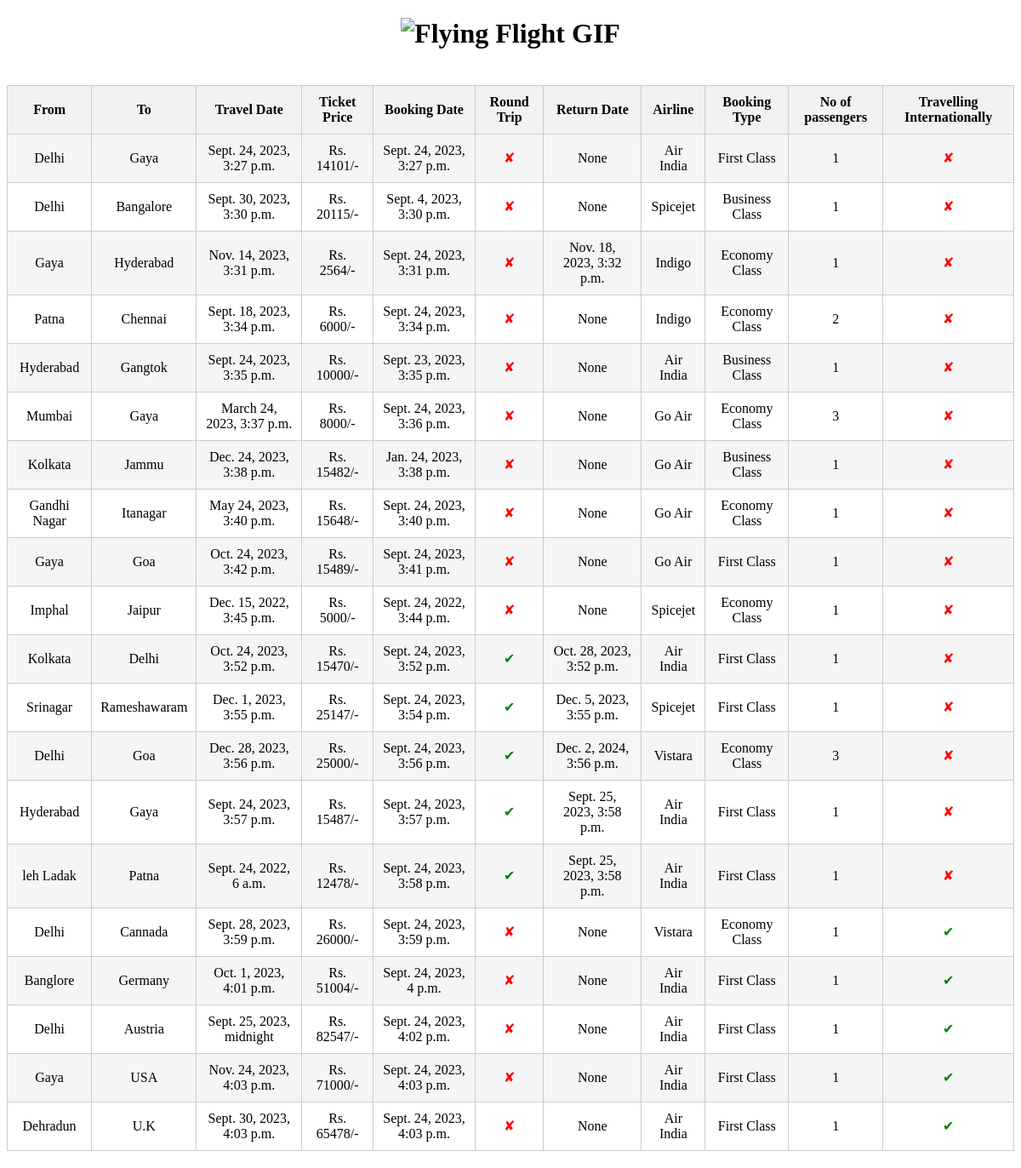
The app's page /dashboard/Graphs/ with its own data.
### dashboard/models.py (models this page shows, shortened)
class Airbooking(models.Model):
    From = models.CharField(null=True, max_length=100)
    To = models.CharField(null=True, max_length=100)
    booking_date = models.DateTimeField(null=True)
    Travel_date = models.DateTimeField(null=True)
    Is_round = models.BooleanField(null=True, default=False)
    Round_from = models.CharField(null=True, max_length=100, blank=True)
    round_To = models.CharField(null=True, max_length=100, blank=True)
    round_travel_date = models.DateTimeField(null=True, blank=True)
    Airline = models.CharField(max_length=100, choices=AIRLINE_CHOICES, default="none")
    Travel_type = models.CharField(max_length=100, choices=CLASS_TYPE_CHOICES, default="none")
    No_of_passeengers = models.IntegerField(default=1)
    Price = models.IntegerField(null=True)
    International_trip = models.BooleanField(default=False)

### dashboard/views.py (the view)
# urls.py: path("Graphs/", views.Graphs)
def Graphs(request):
    context={}
    if request.method == 'POST':
        pass
    else:
        year=2023
        monthly_totals = (
            Airbooking.objects
            .filter(Travel_date__year=year,International_trip=False,Is_round=False)  # Filter by the given year (e.g., 2023)
            .annotate(month=ExtractMonth('Travel_date'))
            .values('month')
            .annotate(total_price=Sum('Price'))
            .order_by('month')
        )
        month_totals = {entry['month']: entry['total_price'] for entry in monthly_totals}
        formatted_monthly_totals = []
        for month in range(1, 13):# because range counts n-1
            month_name = date(year, month, 1).strftime('%B') # here its getting the full month name
            total_price = month_totals.get(month, 0) # default value for the months which don't have any amount
            formatted_monthly_totals.append({'month': month_name, 'total_price': total_price})# here we are appending the values for the frontend
        context['one_way']=formatted_monthly_totals # passing it for the frontend  ! rememeber the context here in bracket can be rendered from frontend.
        flights = (
        Airbooking.objects
        .values('Airline')
        .annotate(total_price=Sum('Price'))
    )
        airline_income = []
        for flight in flights:
            airline_name = flight['Airline']
            total_price = flight['total_price']
            airline_income.append({'Airline': airline_name, 'total_price': total_price})
        context['Airlines']=airline_income
        round_trips = Airbooking.objects.filter(Is_round=True).count()
        International=Airbooking.objects.filter(International_trip=True).count()
        one_way_domestic =Airbooking.objects.filter(Is_round=False,International_trip=False).count()
        one_way_international =Airbooking.objects.filter(Is_round=False,International_trip=False).count()
        context[ 'round_trips']= round_trips
        context['International']=International
        context[ 'one_way_domestic']=one_way_domestic
        context['one_way_international']= one_way_international
        airbooking_details=Airbooking.objects.all()
        context['details']=airbooking_details
        return render(request,'dashboard.html',context)

### templates/dashboard.html (shortened to what this page needs)
<!DOCTYPE html>
{% load static %}
<html lang="en">
<head>
</head>
<body>
	<header>
        <h1 class="animated-text">
			<img src="{% static 'flight.gif' %}" alt="Flying Flight GIF">
        </h1>
    </header>
	<div id ="mytable">
		<table>
			<tr>
				<th style="text-align:center">From</th>
				<th>To</th>
				<th>Travel Date</th>
				<th>Ticket Price</th>
				<th>Booking Date</th>
				<th>Round Trip</th>
				<th>Return Date</th>
				<th>Airline</th>
				<th>Booking Type</th>
				<th>No of passengers</th>
				<th>Travelling Internationally</th>
			  </tr>
			  {% for detail in details %}
			  <tr>
				<td style="text-align:center">{{detail.From}}</td>
				<td style="text-align:center"> {{detail.To}}</td>
				<td style="text-align:center">{{detail.Travel_date}}</td>
				<td style="text-align:center">Rs. {{detail.Price}}/-</td>
				<td style="text-align:center">{{detail.booking_date}}</td>
				<td style="text-align:center">
{% if detail.Is_round %}
<span style ="color:green"> &#10004;</span>
{% else %}
<span style="color: red;">&#10008;</span>
{% endif %}
</td>
				<td style="text-align:center">{{detail.round_travel_date}}</td>
				<td style="text-align:center">{{detail.get_Airline_display}}</td>
				<td style="text-align:center">{{detail.get_Travel_type_display}}</td>
				<td style="text-align:center">{{detail.No_of_passeengers}}</td>
				<td style="text-align:center">
					{% if detail.International_trip %}
						<span style="color: green;">&#10004;</span>
					{% else %}
						<span style="color: red;">&#10008;</span>
					{% endif %}
				</td>
			  </tr>
			  {% endfor %}
		</table>
	</div>
</body>
</html>

### templates/dashboard.html (style rules this page uses)
table { width: 100%; border-collapse: collapse; margin: 20px 0; }
th, td { padding: 10px; text-align: center; border: 1px solid #ccc; }
th { background-color: #f2f2f2; font-weight: bold; }
tr:nth-child(even) { background-color: #f5f5f5; }
.animated-text { animation: fly 15s linear infinite; text-align: center; }

### records on screen
Airbooking: From "Delhi", To "Gaya", Travel_date "Sept. 24, 2023, 3:27 p.m.", Price "14101", booking_date "Sept. 24, 2023, 3:27 p.m.", round_travel_date "None", Airline "Air India", Travel_type "First Class", No_of_passeengers "1"
Airbooking: From "Delhi", To "Bangalore", Travel_date "Sept. 30, 2023, 3:30 p.m.", Price "20115", booking_date "Sept. 4, 2023, 3:30 p.m.", round_travel_date "None", Airline "Spicejet", Travel_type "Business Class", No_of_passeengers "1"
Airbooking: From "Gaya", To "Hyderabad", Travel_date "Nov. 14, 2023, 3:31 p.m.", Price "2564", booking_date "Sept. 24, 2023, 3:31 p.m.", round_travel_date "Nov. 18, 2023, 3:32 p.m.", Airline "Indigo", Travel_type "Economy Class", No_of_passeengers "1"
Airbooking: From "Patna", To "Chennai", Travel_date "Sept. 18, 2023, 3:34 p.m.", Price "6000", booking_date "Sept. 24, 2023, 3:34 p.m.", round_travel_date "None", Airline "Indigo", Travel_type "Economy Class", No_of_passeengers "2"
Airbooking: From "Hyderabad", To "Gangtok", Travel_date "Sept. 24, 2023, 3:35 p.m.", Price "10000", booking_date "Sept. 23, 2023, 3:35 p.m.", round_travel_date "None", Airline "Air India", Travel_type "Business Class", No_of_passeengers "1"
Airbooking: From "Mumbai", To "Gaya", Travel_date "March 24, 2023, 3:37 p.m.", Price "8000", booking_date "Sept. 24, 2023, 3:36 p.m.", round_travel_date "None", Airline "Go Air", Travel_type "Economy Class", No_of_passeengers "3"
Airbooking: From "Kolkata", To "Jammu", Travel_date "Dec. 24, 2023, 3:38 p.m.", Price "15482", booking_date "Jan. 24, 2023, 3:38 p.m.", round_travel_date "None", Airline "Go Air", Travel_type "Business Class", No_of_passeengers "1"
Airbooking: From "Gandhi Nagar", To "Itanagar", Travel_date "May 24, 2023, 3:40 p.m.", Price "15648", booking_date "Sept. 24, 2023, 3:40 p.m.", round_travel_date "None", Airline "Go Air", Travel_type "Economy Class", No_of_passeengers "1"
Airbooking: From "Gaya", To "Goa", Travel_date "Oct. 24, 2023, 3:42 p.m.", Price "15489", booking_date "Sept. 24, 2023, 3:41 p.m.", round_travel_date "None", Airline "Go Air", Travel_type "First Class", No_of_passeengers "1"
Airbooking: From "Imphal", To "Jaipur", Travel_date "Dec. 15, 2022, 3:45 p.m.", Price "5000", booking_date "Sept. 24, 2022, 3:44 p.m.", round_travel_date "None", Airline "Spicejet", Travel_type "Economy Class", No_of_passeengers "1"
Airbooking: From "Kolkata", To "Delhi", Travel_date "Oct. 24, 2023, 3:52 p.m.", Price "15470", booking_date "Sept. 24, 2023, 3:52 p.m.", round_travel_date "Oct. 28, 2023, 3:52 p.m.", Airline "Air India", Travel_type "First Class", No_of_passeengers "1"
Airbooking: From "Srinagar", To "Rameshawaram", Travel_date "Dec. 1, 2023, 3:55 p.m.", Price "25147", booking_date "Sept. 24, 2023, 3:54 p.m.", round_travel_date "Dec. 5, 2023, 3:55 p.m.", Airline "Spicejet", Travel_type "First Class", No_of_passeengers "1"
Airbooking: From "Delhi", To "Goa", Travel_date "Dec. 28, 2023, 3:56 p.m.", Price "25000", booking_date "Sept. 24, 2023, 3:56 p.m.", round_travel_date "Dec. 2, 2024, 3:56 p.m.", Airline "Vistara", Travel_type "Economy Class", No_of_passeengers "3"
Airbooking: From "Hyderabad", To "Gaya", Travel_date "Sept. 24, 2023, 3:57 p.m.", Price "15487", booking_date "Sept. 24, 2023, 3:57 p.m.", round_travel_date "Sept. 25, 2023, 3:58 p.m.", Airline "Air India", Travel_type "First Class", No_of_passeengers "1"
Airbooking: From "leh Ladak", To "Patna", Travel_date "Sept. 24, 2022, 6 a.m.", Price "12478", booking_date "Sept. 24, 2023, 3:58 p.m.", round_travel_date "Sept. 25, 2023, 3:58 p.m.", Airline "Air India", Travel_type "First Class", No_of_passeengers "1"
Airbooking: From "Delhi", To "Cannada", Travel_date "Sept. 28, 2023, 3:59 p.m.", Price "26000", booking_date "Sept. 24, 2023, 3:59 p.m.", round_travel_date "None", Airline "Vistara", Travel_type "Economy Class", No_of_passeengers "1"
Airbooking: From "Banglore", To "Germany", Travel_date "Oct. 1, 2023, 4:01 p.m.", Price "51004", booking_date "Sept. 24, 2023, 4 p.m.", round_travel_date "None", Airline "Air India", Travel_type "First Class", No_of_passeengers "1"
Airbooking: From "Delhi", To "Austria", Travel_date "Sept. 25, 2023, midnight", Price "82547", booking_date "Sept. 24, 2023, 4:02 p.m.", round_travel_date "None", Airline "Air India", Travel_type "First Class", No_of_passeengers "1"
Airbooking: From "Gaya", To "USA", Travel_date "Nov. 24, 2023, 4:03 p.m.", Price "71000", booking_date "Sept. 24, 2023, 4:03 p.m.", round_travel_date "None", Airline "Air India", Travel_type "First Class", No_of_passeengers "1"
Airbooking: From "Dehradun", To "U.K", Travel_date "Sept. 30, 2023, 4:03 p.m.", Price "65478", booking_date "Sept. 24, 2023, 4:03 p.m.", round_travel_date "None", Airline "Air India", Travel_type "First Class", No_of_passeengers "1"
